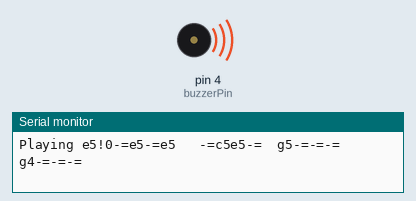
Recording of a sketch running on a simulated Arduino Uno, built with avr-gcc and run on an emulated ATmega328P. Parts: buzzer (waves = sounding), the last lines printed to the serial monitor.

Above: at 0.1 s.
At 32.9 s:
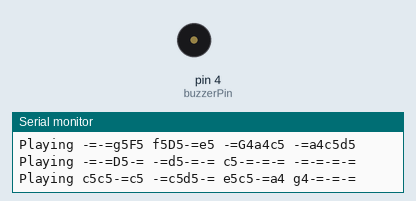
Timing chart, 0 to 34.4 s (numbered marks = the images above):
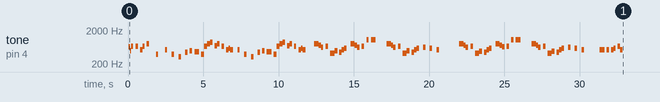

The sketch:

supermario_on_buzzer.ino
```cpp
// Sources: https://learn.digilentinc.com/Documents/392
// Modifed by Yifan Yu & Uyen Truong, 2021

//  Store all note frequencies for each octave in a 2 dimensional array
double octaves[7][7] =
{
  // Octave1 Notes:      c1      d1      e1      f1      g1      a1      b1
  /* 1st octave */   {32.703, 36.708, 41.203, 43.654, 48.990, 55.000, 61.735},

  // Octave2 Notes:      c2      d2      e2      f2      g2       a2       b2
  /* 2nd octave */   {65.406, 73.416, 82.407, 87.307, 97.999, 110.000, 123.470},

  // Octave3 Notes:       c3       d3       e3       f3       g3       a3       b3
  /* 3rd octave */   {130.810, 146.830, 164.810, 174.610, 196.000, 220.000, 246.940},

  // Octave4 Notes:       c4       d4       e4       f4       g4       a4       b4
  /* 4th octave */   {261.630, 293.660, 329.630, 349.230, 392.000, 440.000, 493.880},

  // Octave5 Notes:       c5       d5       e5       f5       g5       a5       b5
  /* 5th octave */   {523.250, 587.330, 659.250, 698.460, 783.990, 880.000, 987.770},

  // Octave6 Notes:        c6        d6        e6        f6        g6        a6        b6
  /* 6th octave */   {1046.500, 1174.700, 1318.500, 1396.900, 1568.000, 1760.000, 1979.500},

  // Octave7 Notes:        c7        d7        e7        f7        g7        a7        b7
  /* 7th octave */   {2093.000, 2349.300, 2637.000, 2793.800, 3136.000, 3520.000, 3951.100}
};


//  Store the sharp note frequencies for each octave in a 2 dimensional array
double sharpOctaves[7][5] =
{
 // Octave1 Sharps:     C1      D1      F1      G1      A1
 /* 1st octave */   {34.648, 38.891, 46.249, 51.913, 58.270},

 // Octave2 Sharps:     C2      D2      F2       G2       A2
 /* 2nd octave */   {69.296, 77.782, 92.499, 103.830, 116.540},

 // Octave3 Sharps:      C3       D3       F3       G3       A3
 /* 3rd octave */   {138.590, 155.560, 185.000, 207.650, 233.080},

 // Octave4 Sharps:      C4       D4       F4       G4       A4
 /* 4th octave */   {227.180, 311.130, 369.990, 415.300, 466.160},

 // Octave5 Sharps:      C5       D5       F5       G5       A5
 /* 5th octave */   {554.370, 622.250, 739.990, 830.610, 932.330},

 // Octave6 Sharps:       C6        D6        F6        G6        A6
 /* 6th octave */   {1108.700, 1244.500, 1480.000, 1661.200, 1864.700},

 // Octave7 Sharps:       C7        D7        F7        G7        A7
 /* 7th octave */   {2217.500, 2489.000, 2960.000, 3322.400, 3729.300}
};


int buzzerPin = 4;

void setup() {
    Serial.begin(9600);
    pinMode(buzzerPin, OUTPUT);

    //  the tempo is 100 whole notes per minute
    int tempo = 100;

    // the typical length notes in the song are quarter notes
    double typicalNoteLength = 0.25;

    // store the modified note lengths for the song
    double newNoteLength[] = {
        0.0167,
        0.3333
    };

    const char *fullMelody[] = {
        "e5!0-=e5-=e5   -=c5e5-=  g5-=-=-= g4-=-=-=",
        "c5-=-=g4 -=-=e4-= -=a4-=b4 -=A4a4-=",
        "!1g4!1e5!1g5 a5-=f5g5 -=e5-=c5 d5b4-=-=",
        "c5-=-=g4 -=-=e4-= -=a4-=b4 -=A4a4-=",
        "!1g4!1e5!1g5 a5-=f5g5 -=e5-=c5 d5b4-=-=",
        "-=-=g5F5 f5D5-=e5 -=G4a4c5 -=a4c5d5",
        "-=-=g5F5 f5D5-=e5 -=c6-=c6 c6-=-=-=",
        "-=-=g5F5 f5D5-=e5 -=G4a4c5 -=a4c5d5",
        "-=-=D5-= -=d5-=-= c5-=-=-= -=-=-=-=",
        "-=-=g5F5 f5D5-=e5 -=G4a4c5 -=a4c5d5",
        "-=-=g5F5 f5D5-=e5 -=c6-=c6 c6-=-=-=",
        "-=-=g5F5 f5D5-=e5 -=G4a4c5 -=a4c5d5",
        "-=-=D5-= -=d5-=-= c5-=-=-= -=-=-=-=",
        "c5c5-=c5 -=c5d5-= e5c5-=a4 g4-=-=-=",
        "c5c5-=c5 -=c5d5e5 -=-=-=-= -=-=-=-=",
        "c5c5-=c5 -=c5d5-= e5c5-=a4 g4-=-=-=",
        "e5e5-=e5 -=c5e5-= g5-=-=-= g4-=-=-=",
        "c5-=-=g4 -=-=e4-= -=a4-=b4 -=A4a4-=",
        "!1g4!1e5!1g5 a5-=f5g5 -=e5-=c5 d5b4-=-=",
        "c5-=-=g4 -=-=e4-= -=a4-=b4 -=A4a4-=",
        "!1g4!1e5!1g5 a5-=f5g5 -=e5-=c5 d5b4-=-=",
        "e5c5-=g4 -=-=G4-= a4f5-=f5 a4-=-=-=",
        "!1b4!1a5!1a5 !1a5!1g5!1f5 e5c5-=a4 g4-=-=-=",
        "e5c5-=g4 -=-=G4-= a4f5-=f5 a4-=-=-=",
        "b4f5-=f5 !1f5!1e5!1d5 c5e4-=e4 c4-=-=-="
    };

    int numLines = sizeof(fullMelody) / sizeof(fullMelody[0]);
    playMelody(fullMelody, typicalNoteLength, tempo, newNoteLength, numLines);
}

void playMelody(const char **song, double typicalNoteLength, int tempo, double newNoteLength[], int numLines) {
    for (int i = 0; i < numLines; i++) {
        Serial.print("Playing ");
        Serial.println(song[i]);
        playLine(song[i], typicalNoteLength, tempo, newNoteLength);
    }
}

void playLine(const char *songLine, double typicalNoteLength, int tempo, double newNoteLength[]) {
    // remove spaces from song
    char lineNotes[256];
    removeWhiteSpace(songLine, lineNotes);
    int lineNotesLength = strlen(lineNotes);
    for (int i = 0; i < lineNotesLength; i += 2) {
        char noteLetter = lineNotes[i];
        char noteNum = lineNotes[i + 1];
        // convert noteDigit from char to int so it can be used as an  array index
        int noteOctaveNum = charToDigit(noteNum);
        int noteLengthMs;

        // Check to see if the typical note length or a modified note length should be used to play the next note
        if (noteLetter == '!') // use modified note length
        {

            // Calculate the notes length in milliseconds (for modified note lengths)
            noteLengthMs = noteLengthToMs(newNoteLength[noteOctaveNum], tempo);

            i += 2; // increment index to grab the note following the "!0" length modifier
            noteLetter = lineNotes[i];

            // get octave number of note to be played after "!0" length modifier
            noteNum = lineNotes[i + 1];
            // convert noteDigit from char to int so it can be used as an  array index
            noteOctaveNum = charToDigit(noteNum);

        } else // use typical note length
        {
            noteLengthMs = noteLengthToMs(typicalNoteLength, tempo);
        }

        playNote(noteLetter, noteOctaveNum, noteLengthMs);
    }
}

void removeWhiteSpace(char *input, char *output) {
    int i, j;
    for (i = 0, j = 0; i < strlen(input); i++) {
        if (input[i] != ' ') {
            output[j++] = input[i];
        }
    }
    output[j] = '\0';
}

int charToDigit(char character) {
    return character - '0';
}

int noteLengthToMs(double noteLen, int tempo) {
    double notesPerSecond = tempo / 60.0;
    int wholeNoteMs = 1000 / notesPerSecond;
    // Calculate the length of note (whole, 1/2, 1/4 ect) in milliseconds
    return wholeNoteMs * noteLen;
}

void playNote(char note, int noteOctaveNum, int noteLengthMs) {
    int noteFreqIndex;
    int octaveIndex;
    double freq;
    if (note == '-') {
        delay(noteLengthMs);
    } else if (isupper(note)) {
        noteFreqIndex = sharpToIndex(note);
        octaveIndex = noteOctaveNum - 1;
        freq = sharpOctaves[octaveIndex][noteFreqIndex];
        playFreq(freq, noteLengthMs);
    } else {
        noteFreqIndex = noteToIndex(note);
        octaveIndex = noteOctaveNum - 1;
        freq = octaves[octaveIndex][noteFreqIndex];
        playFreq(freq, noteLengthMs);
    }
}

int sharpToIndex(char note) {
    switch (note) {
    case 'C':
        return 0;
        break;
    case 'D':
        return 1;
        break;
    case 'F':
        return 2;
        break;
    case 'G':
        return 3;
        break;
    case 'A':
        return 4;
        break;
    default:
        // Plays a error tone if none of the note letters match
        playFreq(6000, 225);
    }
}

int noteToIndex(char note) {
    switch (note) {
    case 'c':
        return 0;
        break;
    case 'd':
        return 1;
        break;
    case 'e':
        return 2;
        break;
    case 'f':
        return 3;
        break;
    case 'g':
        return 4;
        break;
    case 'a':
        return 5;
        break;
    case 'b':
        return 6;
        break;
    default:
        // Plays a error tone if none of the note letters match
        playFreq(6000, 225);
    }
}

void playFreq(double freqHz, int durationMs) {
    // Calculate the period in microseconds
    int periodMicro = int((1 / freqHz) * 1000000);
    int halfPeriod = periodMicro / 2;

    // store start time
    int startTime = millis();

    // (millis() - startTime) is elapsed play time
    while ((millis() - startTime) < durationMs) {
        digitalWrite(buzzerPin, HIGH);
        delayMicroseconds(halfPeriod);
        digitalWrite(buzzerPin, LOW);
        delayMicroseconds(halfPeriod);
    }

}

void loop() {

}
```
